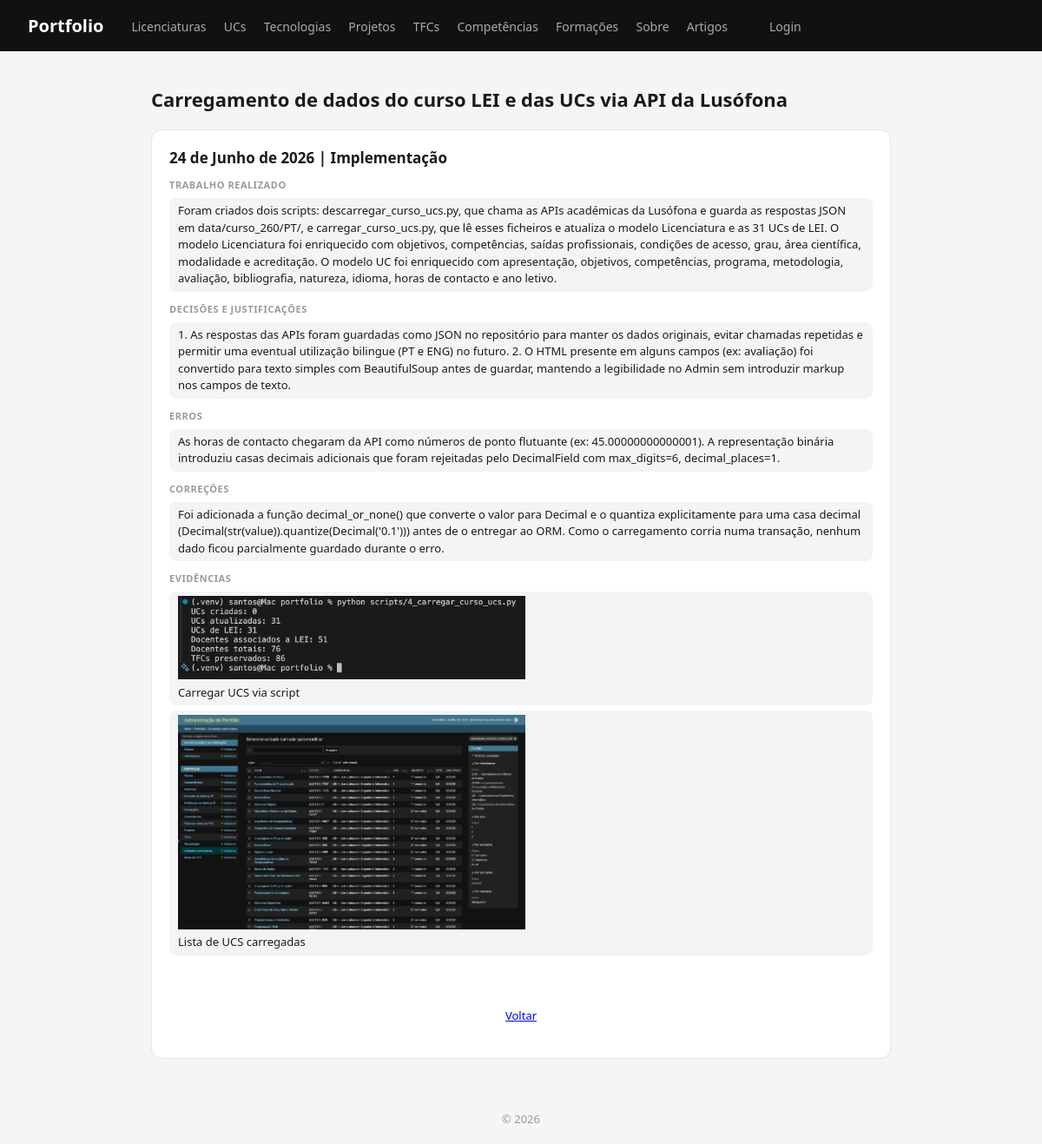
The page /portfolio/makingof/16/ on the database its author committed.
### portfolio/models.py (models this page shows, shortened)
class MakingOf(models.Model):
    class Fase(models.TextChoices):
        MODELO = "modelo", "Modelação"
        IMPLEMENTACAO = "implementacao", "Implementação"
        TESTE = "teste", "Testes"
        REVISAO = "revisao", "Revisão"
    titulo = models.CharField(max_length=150)
    data = models.DateField(auto_now_add=True)
    fase = models.CharField(max_length=20, choices=Fase.choices)
    descricao = models.TextField(verbose_name="trabalho realizado")
    decisoes = models.TextField(verbose_name="decisões e justificações")
    erros = models.TextField(blank=True)
    correcoes = models.TextField(blank=True, verbose_name="correções")
    uso_ia = models.TextField(
        blank=True,
        verbose_name="utilização de IA",
        help_text="Descrever como a IA contribuiu, ou não, para esta etapa.",
    )
    content_type = models.ForeignKey(
        ContentType,
        on_delete=models.SET_NULL,
        blank=True,
        null=True,
        limit_choices_to={"app_label": "portfolio"},
        verbose_name="tipo de entidade documentada",
    )
    object_id = models.PositiveBigIntegerField(
        blank=True,
        null=True,
        verbose_name="ID da entidade documentada",
    )
    entidade_documentada = GenericForeignKey("content_type", "object_id")
    class Meta:
        ordering = ["-data", "-id"]
        verbose_name = "entrada do Making Of"
        verbose_name_plural = "entradas do Making Of"

class EvidenciaMakingOf(models.Model):
    entrada = models.ForeignKey(
        MakingOf,
        on_delete=models.CASCADE,
        related_name="evidencias",
    )
    imagem = models.ImageField(upload_to="makingof/")
    legenda = models.CharField(max_length=200)
    ordem = models.PositiveSmallIntegerField(default=1)
    class Meta:
        ordering = ["entrada", "ordem"]
        verbose_name = "evidência do Making Of"
        verbose_name_plural = "evidências do Making Of"
        constraints = [
            models.UniqueConstraint(
                fields=["entrada", "ordem"],
                name="ordem_evidencia_unica_por_entrada",
            )
        ]

### portfolio/views.py (the view)
# urls.py: path('makingof/<int:id>/', views.makingof_detalhe, name='makingof_detalhe'),
def makingof_detalhe(request, id):
    entrada = get_object_or_404(MakingOf, id=id)
    return render(request, 'portfolio/makingof_detalhe.html', {'entrada': entrada})

### accounts/context_processors.py (called while the page is built)
def is_gestor(request):
    authenticated = request.user.is_authenticated
    superuser = authenticated and request.user.is_superuser
    gestor = authenticated and (
        superuser or request.user.groups.filter(name='gestor-portfolio').exists()
    )
    autor = authenticated and (
        superuser or request.user.groups.filter(name='autores').exists()
    )
    return {'is_gestor': gestor, 'is_autor': autor}

### portfolio/templates/portfolio/makingof_detalhe.html (shortened to what this page needs)
{% extends "portfolio/base.html" %}
{% block content %}
<h2>{{ entrada.titulo }}</h2>
<section>
    <article>
        <header>
            <h3>{{ entrada.data }} | {{ entrada.get_fase_display }}</h3>
        </header>
        <section>
            <h4>Trabalho realizado</h4>
            <ul><li>{{ entrada.descricao }}</li></ul>
        </section>
        <section>
            <h4>Decisões e justificações</h4>
            <ul><li>{{ entrada.decisoes }}</li></ul>
        </section>
        {% if entrada.erros %}
        <section>
            <h4>Erros</h4>
            <ul><li>{{ entrada.erros }}</li></ul>
        </section>
        {% endif %}
        {% if entrada.correcoes %}
        <section>
            <h4>Correções</h4>
            <ul><li>{{ entrada.correcoes }}</li></ul>
        </section>
        {% endif %}
        {% if entrada.evidencias.all %}
        <section>
            <h4>Evidências</h4>
            <ul>
                {% for ev in entrada.evidencias.all %}
                <li>
                    <img src="{{ ev.imagem.url }}" alt="{{ ev.legenda }}" style="max-width:400px">
                    <p>{{ ev.legenda }}</p>
                </li>
                {% endfor %}
            </ul>
        </section>
        {% endif %}
        <footer>
            <a href="{% url 'sobre' %}">Voltar</a>
        </footer>
    </article>
</section>
{% endblock %}

### portfolio/static/portfolio/styles.css (style rules this page uses)
* { box-sizing: border-box; margin: 0; padding: 0; }
body { font-family: system-ui, sans-serif; background: #f5f5f5; color: #1a1a1a; }
h2 { font-size: 22px; margin-bottom: 20px; }
section > article { background: white; border-radius: 12px; padding: 20px; margin-bottom: 16px; border: 1px solid #e5e5e5; }
article > header { display: flex; align-items: center; gap: 12px; flex-wrap: wrap; }
article > header h3 { font-size: 17px; font-weight: 600; flex: 1; }
article > section h4 { font-size: 11px; text-transform: uppercase; letter-spacing: .05em; color: #999; margin: 12px 0 8px; }
article > section ul { list-style: none; display: flex; flex-direction: column; gap: 6px; }
article > section ul li { font-size: 13px; color: #1a1a1a; padding: 5px 10px; background: #f3f4f6; border-radius: 8px; line-height: 1.5; }
footer { text-align: center; padding: 20px; font-size: 13px; color: #999; margin-top: 40px; }

### rows shown on the page
MakingOf: titulo "Carregamento de dados do curso LEI e das UCs via API da Lusófona", data "24 de Junho de 2026", fase "Implementação", descricao "Foram criados dois scripts: descarregar_curso_ucs.py, que chama as APIs académicas da Lusófona e guarda as respostas JSON em data/curso_260/PT/, e carregar_curso_ucs.py, que lê esses ficheiros e atualiza o modelo Licenciatura e as 31 UCs de LEI. O modelo Licenciatura foi enriquecido com objetivos, competências, saídas profissionais, condições de acesso, grau, área científica, modalidade e acreditação. O modelo UC foi enriquecido com apresentação, objetivos, competências, programa, metodologia, avaliação, bibliografia, natureza, idioma, horas de contacto e ano letivo.", decisoes "1. As respostas das APIs foram guardadas como JSON no repositório para manter os dados originais, evitar chamadas repetidas e permitir uma eventual utilização bilingue (PT e ENG) no futuro. 2. O HTML presente em alguns campos (ex: avaliação) foi convertido para texto simples com BeautifulSoup antes de guardar, mantendo a legibilidade no Admin sem introduzir markup nos campos de texto.", erros "As horas de contacto chegaram da API como números de ponto flutuante (ex: 45.00000000000001). A representação binária introduziu casas decimais adicionais que foram rejeitadas pelo DecimalField com max_digits=6, decimal_places=1.", correcoes "Foi adicionada a função decimal_or_none() que converte o valor para Decimal e o quantiza explicitamente para uma casa decimal (Decimal(str(value)).quantize(Decimal('0.1'))) antes de o entregar ao ORM. Como o carregamento corria numa transação, nenhum dado ficou parcialmente guardado durante o erro."
EvidenciaMakingOf: imagem (picture), legenda "Carregar UCS via script"
EvidenciaMakingOf: imagem (picture), legenda "Lista de UCS carregadas"
